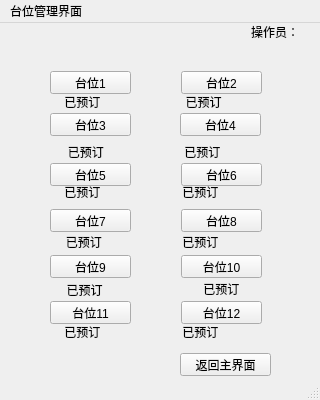
<?xml version="1.0" encoding="UTF-8"?>
<ui version="4.0">
 <class>Taiweimanage</class>
 <widget class="QMainWindow" name="Taiweimanage">
  <property name="geometry">
   <rect>
    <x>0</x>
    <y>0</y>
    <width>320</width>
    <height>400</height>
   </rect>
  </property>
  <property name="windowTitle">
   <string>MainWindow</string>
  </property>
  <widget class="QWidget" name="centralwidget">
   <widget class="QPushButton" name="pushButton_13">
    <property name="geometry">
     <rect>
      <x>180</x>
      <y>330</y>
      <width>91</width>
      <height>23</height>
     </rect>
    </property>
    <property name="text">
     <string>返回主界面</string>
    </property>
   </widget>
   <widget class="QPushButton" name="pushButton_2">
    <property name="geometry">
     <rect>
      <x>181</x>
      <y>48</y>
      <width>81</width>
      <height>23</height>
     </rect>
    </property>
    <property name="text">
     <string>台位2</string>
    </property>
   </widget>
   <widget class="QPushButton" name="pushButton_3">
    <property name="geometry">
     <rect>
      <x>50</x>
      <y>90</y>
      <width>81</width>
      <height>23</height>
     </rect>
    </property>
    <property name="text">
     <string>台位3</string>
    </property>
   </widget>
   <widget class="QPushButton" name="pushButton_6">
    <property name="geometry">
     <rect>
      <x>181</x>
      <y>140</y>
      <width>81</width>
      <height>23</height>
     </rect>
    </property>
    <property name="text">
     <string>台位6</string>
    </property>
   </widget>
   <widget class="QPushButton" name="pushButton_8">
    <property name="geometry">
     <rect>
      <x>181</x>
      <y>186</y>
      <width>81</width>
      <height>23</height>
     </rect>
    </property>
    <property name="text">
     <string>台位8</string>
    </property>
   </widget>
   <widget class="QPushButton" name="pushButton_10">
    <property name="geometry">
     <rect>
      <x>181</x>
      <y>232</y>
      <width>81</width>
      <height>23</height>
     </rect>
    </property>
    <property name="text">
     <string>台位10</string>
    </property>
   </widget>
   <widget class="QPushButton" name="pushButton_12">
    <property name="geometry">
     <rect>
      <x>181</x>
      <y>278</y>
      <width>81</width>
      <height>23</height>
     </rect>
    </property>
    <property name="text">
     <string>台位12</string>
    </property>
   </widget>
   <widget class="QPushButton" name="pushButton">
    <property name="geometry">
     <rect>
      <x>50</x>
      <y>48</y>
      <width>81</width>
      <height>23</height>
     </rect>
    </property>
    <property name="text">
     <string>台位1</string>
    </property>
   </widget>
   <widget class="QPushButton" name="pushButton_4">
    <property name="geometry">
     <rect>
      <x>180</x>
      <y>90</y>
      <width>81</width>
      <height>23</height>
     </rect>
    </property>
    <property name="text">
     <string>台位4</string>
    </property>
   </widget>
   <widget class="QPushButton" name="pushButton_5">
    <property name="geometry">
     <rect>
      <x>50</x>
      <y>140</y>
      <width>81</width>
      <height>23</height>
     </rect>
    </property>
    <property name="text">
     <string>台位5</string>
    </property>
   </widget>
   <widget class="QPushButton" name="pushButton_7">
    <property name="geometry">
     <rect>
      <x>50</x>
      <y>186</y>
      <width>81</width>
      <height>23</height>
     </rect>
    </property>
    <property name="text">
     <string>台位7</string>
    </property>
   </widget>
   <widget class="QPushButton" name="pushButton_9">
    <property name="geometry">
     <rect>
      <x>50</x>
      <y>232</y>
      <width>81</width>
      <height>23</height>
     </rect>
    </property>
    <property name="text">
     <string>台位9</string>
    </property>
   </widget>
   <widget class="QPushButton" name="pushButton_11">
    <property name="geometry">
     <rect>
      <x>50</x>
      <y>278</y>
      <width>81</width>
      <height>23</height>
     </rect>
    </property>
    <property name="text">
     <string>台位11</string>
    </property>
   </widget>
   <widget class="QLabel" name="label_5">
    <property name="geometry">
     <rect>
      <x>58</x>
      <y>121</y>
      <width>54</width>
      <height>16</height>
     </rect>
    </property>
    <property name="text">
     <string>   已预订</string>
    </property>
   </widget>
   <widget class="QLabel" name="label_6">
    <property name="geometry">
     <rect>
      <x>161</x>
      <y>121</y>
      <width>78</width>
      <height>16</height>
     </rect>
    </property>
    <property name="text">
     <string>       已预订</string>
    </property>
   </widget>
   <widget class="QLabel" name="label_9">
    <property name="geometry">
     <rect>
      <x>56</x>
      <y>211</y>
      <width>54</width>
      <height>16</height>
     </rect>
    </property>
    <property name="text">
     <string>   已预订</string>
    </property>
   </widget>
   <widget class="QLabel" name="label_10">
    <property name="geometry">
     <rect>
      <x>159</x>
      <y>211</y>
      <width>78</width>
      <height>16</height>
     </rect>
    </property>
    <property name="text">
     <string>       已预订</string>
    </property>
   </widget>
   <widget class="QLabel" name="label_11">
    <property name="geometry">
     <rect>
      <x>60</x>
      <y>256</y>
      <width>61</width>
      <height>21</height>
     </rect>
    </property>
    <property name="text">
     <string>  已预订</string>
    </property>
   </widget>
   <widget class="QLabel" name="label_12">
    <property name="geometry">
     <rect>
      <x>200</x>
      <y>250</y>
      <width>81</width>
      <height>31</height>
     </rect>
    </property>
    <property name="text">
     <string> 已预订</string>
    </property>
   </widget>
   <widget class="QLabel" name="label_7">
    <property name="geometry">
     <rect>
      <x>51</x>
      <y>161</y>
      <width>60</width>
      <height>16</height>
     </rect>
    </property>
    <property name="text">
     <string>    已预订</string>
    </property>
   </widget>
   <widget class="QLabel" name="label_8">
    <property name="geometry">
     <rect>
      <x>159</x>
      <y>161</y>
      <width>78</width>
      <height>16</height>
     </rect>
    </property>
    <property name="text">
     <string>       已预订</string>
    </property>
   </widget>
   <widget class="QLabel" name="label">
    <property name="geometry">
     <rect>
      <x>251</x>
      <y>1</y>
      <width>48</width>
      <height>16</height>
     </rect>
    </property>
    <property name="text">
     <string>操作员：</string>
    </property>
   </widget>
   <widget class="QLabel" name="label_2">
    <property name="geometry">
     <rect>
      <x>305</x>
      <y>1</y>
      <width>16</width>
      <height>16</height>
     </rect>
    </property>
    <property name="text">
     <string/>
    </property>
   </widget>
   <widget class="QLabel" name="label_13">
    <property name="geometry">
     <rect>
      <x>51</x>
      <y>301</y>
      <width>60</width>
      <height>16</height>
     </rect>
    </property>
    <property name="text">
     <string>    已预订</string>
    </property>
   </widget>
   <widget class="QLabel" name="label_14">
    <property name="geometry">
     <rect>
      <x>159</x>
      <y>301</y>
      <width>78</width>
      <height>16</height>
     </rect>
    </property>
    <property name="text">
     <string>       已预订</string>
    </property>
   </widget>
   <widget class="QLabel" name="label_3">
    <property name="geometry">
     <rect>
      <x>51</x>
      <y>71</y>
      <width>60</width>
      <height>16</height>
     </rect>
    </property>
    <property name="styleSheet">
     <string notr="true"/>
    </property>
    <property name="text">
     <string>    已预订</string>
    </property>
    <property name="indent">
     <number>-1</number>
    </property>
   </widget>
   <widget class="QLabel" name="label_4">
    <property name="geometry">
     <rect>
      <x>159</x>
      <y>71</y>
      <width>84</width>
      <height>16</height>
     </rect>
    </property>
    <property name="text">
     <string>        已预订</string>
    </property>
   </widget>
  </widget>
  <widget class="QMenuBar" name="menubar">
   <property name="geometry">
    <rect>
     <x>0</x>
     <y>0</y>
     <width>320</width>
     <height>19</height>
    </rect>
   </property>
   <widget class="QMenu" name="menu">
    <property name="title">
     <string>台位管理界面</string>
    </property>
   </widget>
   <addaction name="menu"/>
  </widget>
  <widget class="QStatusBar" name="statusbar"/>
 </widget>
 <resources/>
 <connections/>
</ui>
